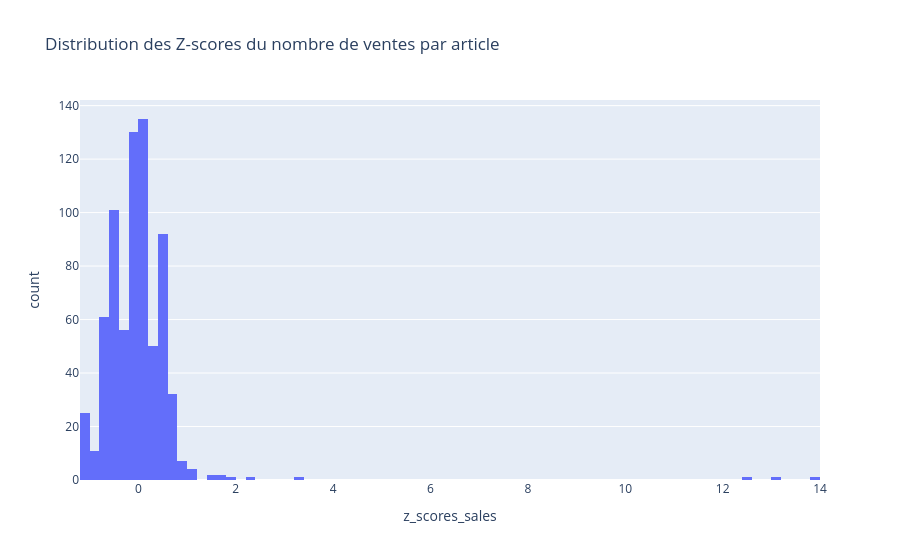

Notebook code cell kept with this figure:
### Code cell
#graphique z_scores_sales
#histogramme z_scores
px.histogram(
    total_df, x='z_scores_sales', title="Distribution des Z-scores du nombre de ventes par article")

### Figure 1 — Plotly figure (JSON) as saved in the notebook; plotly's stock layout.template omitted (floating-point values rounded to 4 significant figures; data arrays with more than 128 entries replaced by an {"elided": "..."} marker saying what was removed)
{"data": [{"alignmentgroup": "True", "bingroup": "x", "hovertemplate": "z_scores_sales=%{x}<br>count=%{y}<extra></extra>", "legendgroup": "", "marker": {"color": "#636efa", "pattern": {"shape": ""}}, "name": "", "offsetgroup": "", "orientation": "v", "showlegend": false, "type": "histogram", "x": {"elided": "825 float values"}, "xaxis": "x", "yaxis": "y"}], "layout": {"barmode": "relative", "legend": {"tracegroupgap": 0}, "title": {"text": "Distribution des Z-scores du nombre de ventes par article"}, "xaxis": {"anchor": "y", "domain": [0, 1], "title": {"text": "z_scores_sales"}}, "yaxis": {"anchor": "x", "domain": [0, 1], "title": {"text": "count"}}}}
